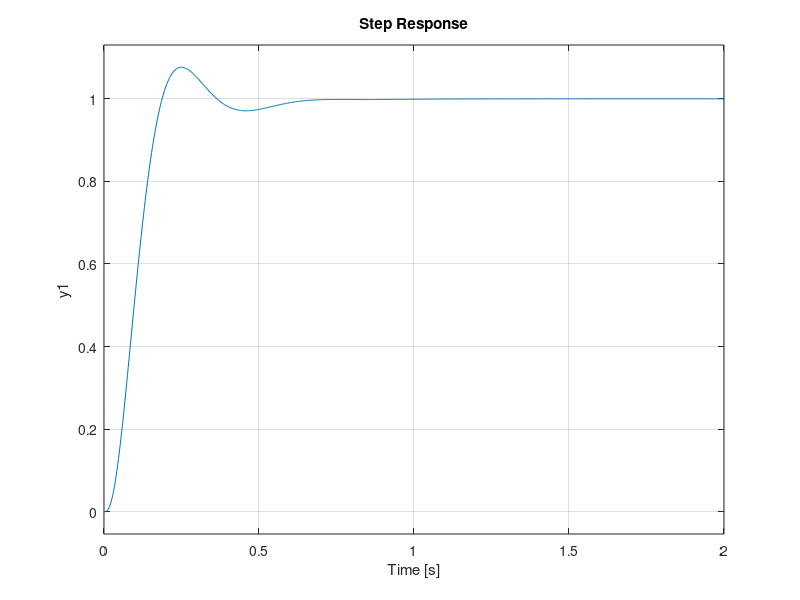

The MATLAB source for this figure: (Note: this script raises an error after producing the figure.)
close all; clear all;
s = tf('s');

%PID Controller 1
    tr = 0.1;
    Mp = 7.5;
    
    wn = 1.8/tr;
    zeta = -log(Mp/100)/sqrt(pi^2+(log(Mp/100))^2);
    wd = wn*sqrt(1-zeta^2);
    sd = -wn*zeta+wd*1i;
    Gp = (s+100)/((s+7.5)*(s+15)*(s+30)*(s+60)*(s+120));
    GpSD = (sd+100)/((sd+7.5)*(sd+15)*(sd+30)*(sd+60)*(sd+120));
    
    %PI Design
        hold on
        rlocus(Gp)
        zi = 5.67;
        Gi = (s+zi)/s;
        GiSD = (sd+zi)/sd;
        rlocus(Gi*Gp)
        hold off

    %PD Design
        alpha = pi - angle(1/GpSD);
        zc = abs(real(sd))+imag(sd)/atan(alpha);
        Gd = s+zc;
        GdSD = sd+zc;

    %Gain Calculation
        K = abs(1/(GpSD*GiSD*GdSD));
    
    %Controller TF
        Gc = K*Gd*Gi

    %Step Response and Info
        Gl = (Gc*Gp)/(1+Gc*Gp);
        step(Gl)
        stepinfo(Gl)